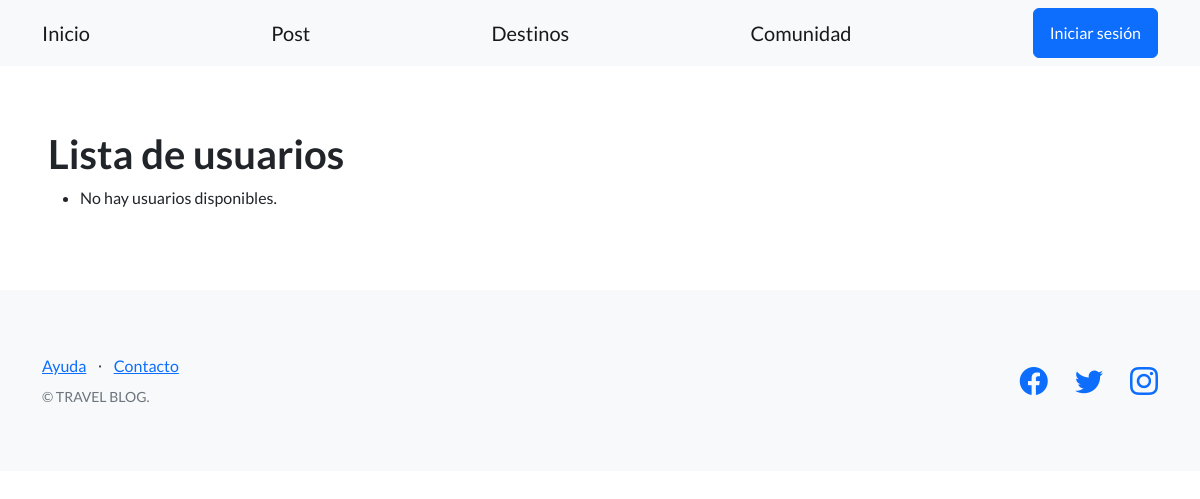
Page /blog/comunidades/ on the earlier database version.
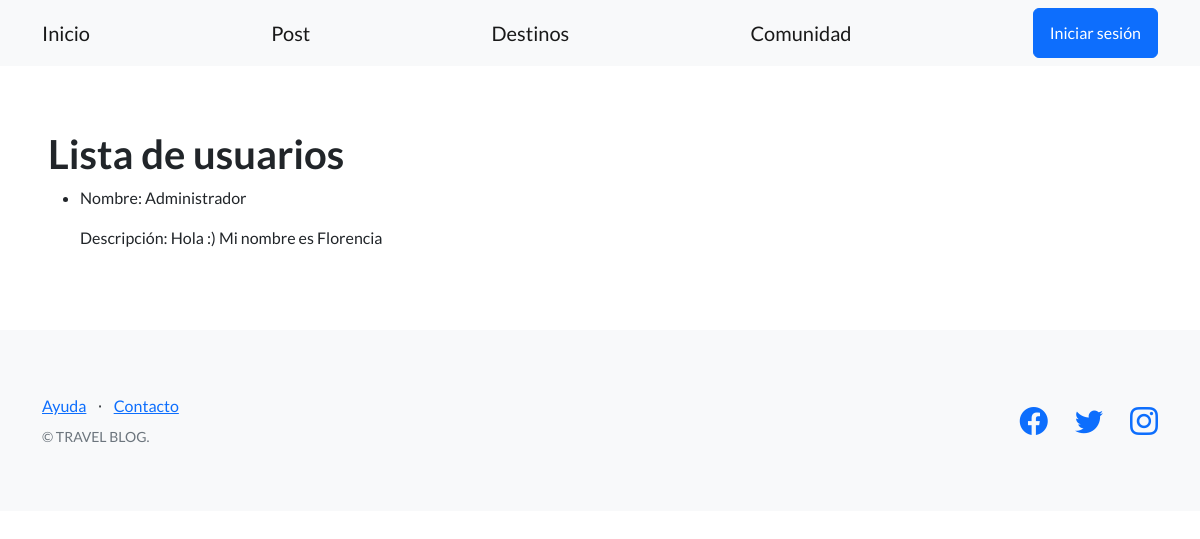
Same page on the later database version.
### blog/models.py (models this page shows, shortened)
class Comunidad(models.Model):
    nombre = models.CharField(max_length=100)
    descripcion = models.TextField()
    class Meta:
        verbose_name_plural = "Comunidades"

### blog/views.py (the view)
# urls.py: path('comunidades/', views.lista_comunidades, name='lista_comunidades'),
def lista_comunidades(request):
    comunidades = Comunidad.objects.all()
    return render(request, 'lista_comunidades.html', {'comunidades': comunidades})

### blog/templates/lista_comunidades.html (shortened to what this page needs)
{% extends "base.html" %}
{% block contenido %}
    <h1>Lista de usuarios</h1>
    <ul>
        {% for comunidad in comunidades %}
            <li>
                Nombre: {{ comunidad.nombre }}</p>
                Descripción: {{ comunidad.descripcion }}
            </li>
        {% empty %}
            <li>No hay usuarios disponibles.</li>
        {% endfor %}
    </ul>
{% endblock contenido %}

Differences in the rows shown:
added Comunidad: nombre "Administrador", descripcion "Hola :) Mi nombre es Florencia"
Other differences:
text no longer shown: "No hay usuarios disponibles."
